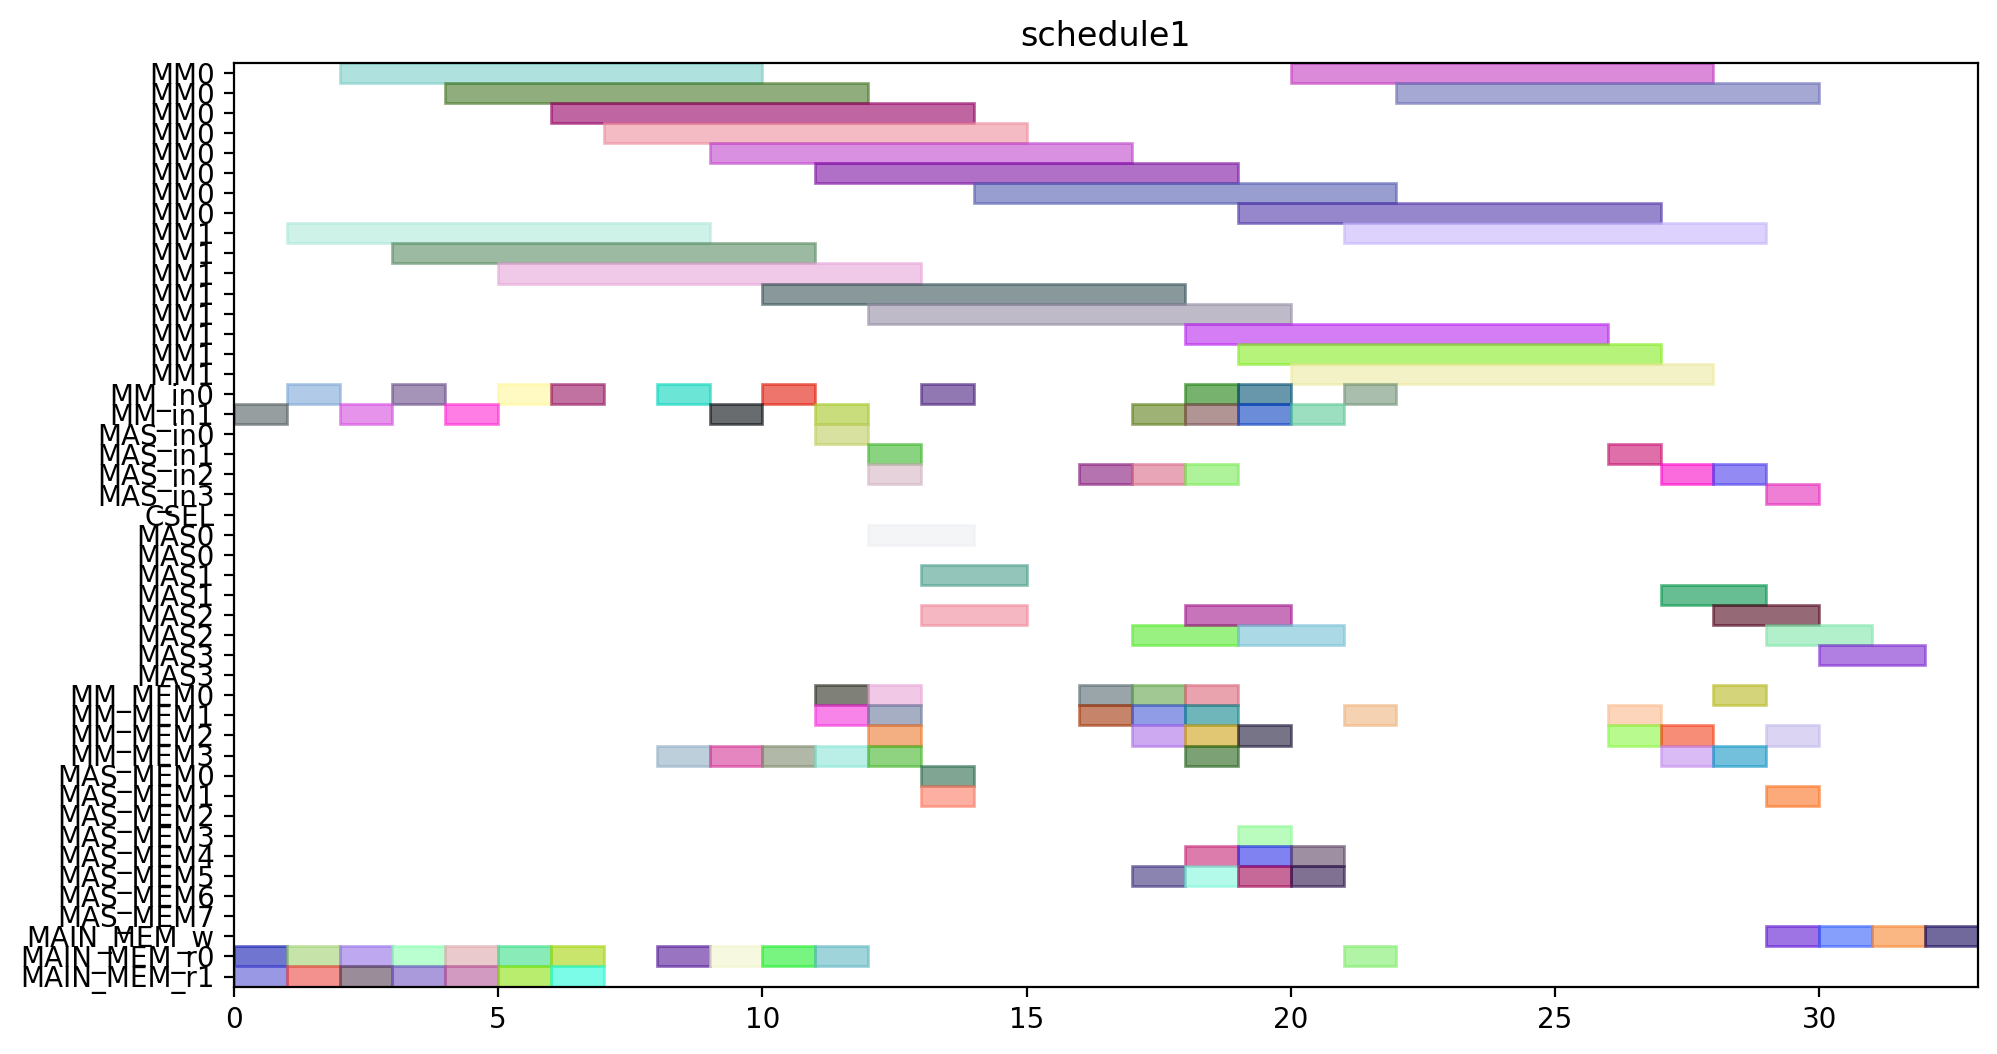

The Python source for this figure:
from pyschedule import Scenario, solvers, plotters, alt


def solve():
	horizon = 153
	S = Scenario("schedule1", horizon=horizon)

	# resource
	MM = S.Resources('MM', num=2, size=8)
	MM_in = S.Resources('MM_in', num=2)
	MAS_in = S.Resources('MAS_in', num=4)
	CSEL = S.Resource('CSEL')
	MAS = S.Resources('MAS', num=4, size=2, periods=range(1, horizon))
	MM_MEM = S.Resources('MM_MEM', num=4)
	MAS_MEM = S.Resources('MAS_MEM', num=8)
	MAIN_MEM_w = S.Resource('MAIN_MEM_w', size=1)
	MAIN_MEM_r = S.Resources('MAIN_MEM_r', num=2)

	# result of previous scheduling
	T4_in = S.Task('T4_in', length=1, delay_cost=1)
	S += T4_in >= 1
	T4_in += MM_in[0]

	T4_mem0 = S.Task('T4_mem0', length=1, delay_cost=1)
	S += T4_mem0 >= 1
	T4_mem0 += MAIN_MEM_r[0]

	T4_mem1 = S.Task('T4_mem1', length=1, delay_cost=1)
	S += T4_mem1 >= 1
	T4_mem1 += MAIN_MEM_r[1]

	T4 = S.Task('T4', length=8, delay_cost=1)
	S += T4 >= 2
	T4 += MM[0]

	T5_in = S.Task('T5_in', length=1, delay_cost=1)
	S += T5_in >= 5
	T5_in += MM_in[0]

	T5_mem0 = S.Task('T5_mem0', length=1, delay_cost=1)
	S += T5_mem0 >= 5
	T5_mem0 += MAIN_MEM_r[0]

	T5_mem1 = S.Task('T5_mem1', length=1, delay_cost=1)
	S += T5_mem1 >= 5
	T5_mem1 += MAIN_MEM_r[1]

	T5 = S.Task('T5', length=8, delay_cost=1)
	S += T5 >= 6
	T5 += MM[0]

	T6_in = S.Task('T6_in', length=1, delay_cost=1)
	S += T6_in >= 6
	T6_in += MM_in[0]

	T6_mem0 = S.Task('T6_mem0', length=1, delay_cost=1)
	S += T6_mem0 >= 6
	T6_mem0 += MAIN_MEM_r[0]

	T6_mem1 = S.Task('T6_mem1', length=1, delay_cost=1)
	S += T6_mem1 >= 6
	T6_mem1 += MAIN_MEM_r[1]

	T6 = S.Task('T6', length=8, delay_cost=1)
	S += T6 >= 7
	T6 += MM[0]

	T9_in = S.Task('T9_in', length=1, delay_cost=1)
	S += T9_in >= 8
	T9_in += MM_in[0]

	T9_mem0 = S.Task('T9_mem0', length=1, delay_cost=1)
	S += T9_mem0 >= 8
	T9_mem0 += MAIN_MEM_r[0]

	T9_mem1 = S.Task('T9_mem1', length=1, delay_cost=1)
	S += T9_mem1 >= 8
	T9_mem1 += MM_MEM[3]

	T8_in = S.Task('T8_in', length=1, delay_cost=1)
	S += T8_in >= 9
	T8_in += MM_in[1]

	T8_mem0 = S.Task('T8_mem0', length=1, delay_cost=1)
	S += T8_mem0 >= 9
	T8_mem0 += MAIN_MEM_r[0]

	T8_mem1 = S.Task('T8_mem1', length=1, delay_cost=1)
	S += T8_mem1 >= 9
	T8_mem1 += MM_MEM[3]

	T9 = S.Task('T9', length=8, delay_cost=1)
	S += T9 >= 9
	T9 += MM[0]

	T8 = S.Task('T8', length=8, delay_cost=1)
	S += T8 >= 10
	T8 += MM[1]

	Z2_new_in = S.Task('Z2_new_in', length=1, delay_cost=1)
	S += Z2_new_in >= 21
	Z2_new_in += MM_in[0]

	Z2_new_mem0 = S.Task('Z2_new_mem0', length=1, delay_cost=1)
	S += Z2_new_mem0 >= 21
	Z2_new_mem0 += MAIN_MEM_r[0]

	Z2_new_mem1 = S.Task('Z2_new_mem1', length=1, delay_cost=1)
	S += Z2_new_mem1 >= 21
	Z2_new_mem1 += MM_MEM[1]

	Z2_new = S.Task('Z2_new', length=8, delay_cost=1)
	S += Z2_new >= 22
	Z2_new += MM[0]

	X1_new_in = S.Task('X1_new_in', length=1, delay_cost=1)
	S += X1_new_in >= 26
	X1_new_in += MAS_in[1]

	X1_new_mem0 = S.Task('X1_new_mem0', length=1, delay_cost=1)
	S += X1_new_mem0 >= 26
	X1_new_mem0 += MM_MEM[2]

	X1_new_mem1 = S.Task('X1_new_mem1', length=1, delay_cost=1)
	S += X1_new_mem1 >= 26
	X1_new_mem1 += MM_MEM[1]

	X1_new = S.Task('X1_new', length=2, delay_cost=1)
	S += X1_new >= 27
	X1_new += MAS[1]

	X2_new_in = S.Task('X2_new_in', length=1, delay_cost=1)
	S += X2_new_in >= 28
	X2_new_in += MAS_in[2]

	X2_new_mem0 = S.Task('X2_new_mem0', length=1, delay_cost=1)
	S += X2_new_mem0 >= 28
	X2_new_mem0 += MM_MEM[0]

	X2_new_mem1 = S.Task('X2_new_mem1', length=1, delay_cost=1)
	S += X2_new_mem1 >= 28
	X2_new_mem1 += MM_MEM[3]

	X1_new_w = S.Task('X1_new_w', length=1, delay_cost=1)
	S += X1_new_w >= 29
	X1_new_w += MAIN_MEM_w

	X2_new = S.Task('X2_new', length=2, delay_cost=1)
	S += X2_new >= 29
	X2_new += MAS[2]

	Z1_new_in = S.Task('Z1_new_in', length=1, delay_cost=1)
	S += Z1_new_in >= 29
	Z1_new_in += MAS_in[3]

	Z1_new_mem0 = S.Task('Z1_new_mem0', length=1, delay_cost=1)
	S += Z1_new_mem0 >= 29
	Z1_new_mem0 += MM_MEM[2]

	Z1_new_mem1 = S.Task('Z1_new_mem1', length=1, delay_cost=1)
	S += Z1_new_mem1 >= 29
	Z1_new_mem1 += MAS_MEM[1]

	Z1_new = S.Task('Z1_new', length=2, delay_cost=1)
	S += Z1_new >= 30
	Z1_new += MAS[3]

	Z2_new_w = S.Task('Z2_new_w', length=1, delay_cost=1)
	S += Z2_new_w >= 30
	Z2_new_w += MAIN_MEM_w

	X2_new_w = S.Task('X2_new_w', length=1, delay_cost=1)
	S += X2_new_w >= 31
	X2_new_w += MAIN_MEM_w

	Z1_new_w = S.Task('Z1_new_w', length=1, delay_cost=1)
	S += Z1_new_w >= 32
	Z1_new_w += MAIN_MEM_w


	# new tasks
	T1 = S.Task('T1', length=8, delay_cost=1)
	T1 += alt(MM)
	T1_in = S.Task('T1_in', length=1, delay_cost=1)
	T1_in += alt(MM_in)
	S += T1_in*MM_in[0]<=T1*MM[0]
	S += T1_in*MM_in[1]<=T1*MM[1]
	S += T1<9

	T1_mem0 = S.Task('T1_mem0', length=1, delay_cost=1)
	T1_mem0 += MAIN_MEM_r[0]
	S += T1_mem0 <= T1

	T1_mem1 = S.Task('T1_mem1', length=1, delay_cost=1)
	T1_mem1 += MAIN_MEM_r[1]
	S += T1_mem1 <= T1

	T2 = S.Task('T2', length=8, delay_cost=1)
	T2 += alt(MM)
	T2_in = S.Task('T2_in', length=1, delay_cost=1)
	T2_in += alt(MM_in)
	S += T2_in*MM_in[0]<=T2*MM[0]
	S += T2_in*MM_in[1]<=T2*MM[1]
	S += T2<12

	T2_mem0 = S.Task('T2_mem0', length=1, delay_cost=1)
	T2_mem0 += MAIN_MEM_r[0]
	S += T2_mem0 <= T2

	T2_mem1 = S.Task('T2_mem1', length=1, delay_cost=1)
	T2_mem1 += MAIN_MEM_r[1]
	S += T2_mem1 <= T2

	T3 = S.Task('T3', length=8, delay_cost=1)
	T3 += alt(MM)
	T3_in = S.Task('T3_in', length=1, delay_cost=1)
	T3_in += alt(MM_in)
	S += T3_in*MM_in[0]<=T3*MM[0]
	S += T3_in*MM_in[1]<=T3*MM[1]
	S += T3<11

	T3_mem0 = S.Task('T3_mem0', length=1, delay_cost=1)
	T3_mem0 += MAIN_MEM_r[0]
	S += T3_mem0 <= T3

	T3_mem1 = S.Task('T3_mem1', length=1, delay_cost=1)
	T3_mem1 += MAIN_MEM_r[1]
	S += T3_mem1 <= T3

	T7 = S.Task('T7', length=8, delay_cost=1)
	T7 += alt(MM)
	T7_in = S.Task('T7_in', length=1, delay_cost=1)
	T7_in += alt(MM_in)
	S += T7_in*MM_in[0]<=T7*MM[0]
	S += T7_in*MM_in[1]<=T7*MM[1]
	S += T7<1000

	T7_mem0 = S.Task('T7_mem0', length=1, delay_cost=1)
	T7_mem0 += MAIN_MEM_r[0]
	S += T7_mem0 <= T7

	T7_mem1 = S.Task('T7_mem1', length=1, delay_cost=1)
	T7_mem1 += MAIN_MEM_r[1]
	S += T7_mem1 <= T7

	T10 = S.Task('T10', length=8, delay_cost=1)
	T10 += alt(MM)
	T10_in = S.Task('T10_in', length=1, delay_cost=1)
	T10_in += alt(MM_in)
	S += T10_in*MM_in[0]<=T10*MM[0]
	S += T10_in*MM_in[1]<=T10*MM[1]
	S += T10<19

	T10_mem0 = S.Task('T10_mem0', length=1, delay_cost=1)
	T10_mem0 += MAIN_MEM_r[0]
	S += T10_mem0 <= T10

	T10_mem1 = S.Task('T10_mem1', length=1, delay_cost=1)
	T10_mem1 += alt(MM_MEM)
	S += (T3*MM[0])-1 < T10_mem1*MM_MEM[1]
	S += (T3*MM[1])-1 < T10_mem1*MM_MEM[3]
	S += T10_mem1 <= T10

	T11 = S.Task('T11', length=8, delay_cost=1)
	T11 += alt(MM)
	T11_in = S.Task('T11_in', length=1, delay_cost=1)
	T11_in += alt(MM_in)
	S += T11_in*MM_in[0]<=T11*MM[0]
	S += T11_in*MM_in[1]<=T11*MM[1]
	S += T11<1000

	T11_mem0 = S.Task('T11_mem0', length=1, delay_cost=1)
	T11_mem0 += MAIN_MEM_r[0]
	S += T11_mem0 <= T11

	T11_mem1 = S.Task('T11_mem1', length=1, delay_cost=1)
	T11_mem1 += alt(MM_MEM)
	S += (T3*MM[0])-1 < T11_mem1*MM_MEM[1]
	S += (T3*MM[1])-1 < T11_mem1*MM_MEM[3]
	S += T11_mem1 <= T11

	T12 = S.Task('T12', length=2, delay_cost=1)
	T12 += alt(MAS)
	T12_in = S.Task('T12_in', length=1, delay_cost=1)
	T12_in += alt(MAS_in)
	S += T12_in*MAS_in[0]<=T12*MAS[0]

	S += T12_in*MAS_in[1]<=T12*MAS[1]

	S += T12_in*MAS_in[2]<=T12*MAS[2]

	S += T12_in*MAS_in[3]<=T12*MAS[3]

	S += T12<1000

	T12_mem0 = S.Task('T12_mem0', length=1, delay_cost=1)
	T12_mem0 += MM_MEM[0]
	S += 9 < T12_mem0
	S += T12_mem0 <= T12

	T12_mem1 = S.Task('T12_mem1', length=1, delay_cost=1)
	T12_mem1 += alt(MM_MEM)
	S += (T2*MM[0])-1 < T12_mem1*MM_MEM[1]
	S += (T2*MM[1])-1 < T12_mem1*MM_MEM[3]
	S += T12_mem1 <= T12

	T13 = S.Task('T13', length=2, delay_cost=1)
	T13 += alt(MAS)
	T13_in = S.Task('T13_in', length=1, delay_cost=1)
	T13_in += alt(MAS_in)
	S += T13_in*MAS_in[0]<=T13*MAS[0]

	S += T13_in*MAS_in[1]<=T13*MAS[1]

	S += T13_in*MAS_in[2]<=T13*MAS[2]

	S += T13_in*MAS_in[3]<=T13*MAS[3]

	S += T13<14

	T13_mem0 = S.Task('T13_mem0', length=1, delay_cost=1)
	T13_mem0 += MM_MEM[0]
	S += 9 < T13_mem0
	S += T13_mem0 <= T13

	T13_mem1 = S.Task('T13_mem1', length=1, delay_cost=1)
	T13_mem1 += alt(MM_MEM)
	S += (T2*MM[0])-1 < T13_mem1*MM_MEM[1]
	S += (T2*MM[1])-1 < T13_mem1*MM_MEM[3]
	S += T13_mem1 <= T13

	T15 = S.Task('T15', length=2, delay_cost=1)
	T15 += alt(MAS)
	T15_in = S.Task('T15_in', length=1, delay_cost=1)
	T15_in += alt(MAS_in)
	S += T15_in*MAS_in[0]<=T15*MAS[0]

	S += T15_in*MAS_in[1]<=T15*MAS[1]

	S += T15_in*MAS_in[2]<=T15*MAS[2]

	S += T15_in*MAS_in[3]<=T15*MAS[3]

	S += T15<19

	T15_mem0 = S.Task('T15_mem0', length=1, delay_cost=1)
	T15_mem0 += alt(MM_MEM)
	S += (T7*MM[0])-1 < T15_mem0*MM_MEM[0]
	S += (T7*MM[1])-1 < T15_mem0*MM_MEM[2]
	S += T15_mem0 <= T15

	T15_mem1 = S.Task('T15_mem1', length=1, delay_cost=1)
	T15_mem1 += alt(MM_MEM)
	S += (T7*MM[0])-1 < T15_mem1*MM_MEM[1]
	S += (T7*MM[1])-1 < T15_mem1*MM_MEM[3]
	S += T15_mem1 <= T15

	T14 = S.Task('T14', length=8, delay_cost=1)
	T14 += alt(MM)
	T14_in = S.Task('T14_in', length=1, delay_cost=1)
	T14_in += alt(MM_in)
	S += T14_in*MM_in[0]<=T14*MM[0]
	S += T14_in*MM_in[1]<=T14*MM[1]
	S += T14<22

	T14_mem0 = S.Task('T14_mem0', length=1, delay_cost=1)
	T14_mem0 += alt(MAS_MEM)
	S += (T13*MAS[0])-1 < T14_mem0*MAS_MEM[0]
	S += (T13*MAS[1])-1 < T14_mem0*MAS_MEM[2]
	S += (T13*MAS[2])-1 < T14_mem0*MAS_MEM[4]
	S += (T13*MAS[3])-1 < T14_mem0*MAS_MEM[6]
	S += T14_mem0 <= T14

	T14_mem1 = S.Task('T14_mem1', length=1, delay_cost=1)
	T14_mem1 += alt(MAS_MEM)
	S += (T13*MAS[0])-1 < T14_mem1*MAS_MEM[1]
	S += (T13*MAS[1])-1 < T14_mem1*MAS_MEM[3]
	S += (T13*MAS[2])-1 < T14_mem1*MAS_MEM[5]
	S += (T13*MAS[3])-1 < T14_mem1*MAS_MEM[7]
	S += T14_mem1 <= T14

	T16 = S.Task('T16', length=8, delay_cost=1)
	T16 += alt(MM)
	T16_in = S.Task('T16_in', length=1, delay_cost=1)
	T16_in += alt(MM_in)
	S += T16_in*MM_in[0]<=T16*MM[0]
	S += T16_in*MM_in[1]<=T16*MM[1]
	S += T16<30

	T16_mem0 = S.Task('T16_mem0', length=1, delay_cost=1)
	T16_mem0 += alt(MM_MEM)
	S += (T1*MM[0])-1 < T16_mem0*MM_MEM[0]
	S += (T1*MM[1])-1 < T16_mem0*MM_MEM[2]
	S += T16_mem0 <= T16

	T16_mem1 = S.Task('T16_mem1', length=1, delay_cost=1)
	T16_mem1 += MM_MEM[3]
	S += 17 < T16_mem1
	S += T16_mem1 <= T16

	T17 = S.Task('T17', length=8, delay_cost=1)
	T17 += alt(MM)
	T17_in = S.Task('T17_in', length=1, delay_cost=1)
	T17_in += alt(MM_in)
	S += T17_in*MM_in[0]<=T17*MM[0]
	S += T17_in*MM_in[1]<=T17*MM[1]
	S += T17<27

	T17_mem0 = S.Task('T17_mem0', length=1, delay_cost=1)
	T17_mem0 += MM_MEM[2]
	S += 17 < T17_mem0
	S += T17_mem0 <= T17

	T17_mem1 = S.Task('T17_mem1', length=1, delay_cost=1)
	T17_mem1 += alt(MAS_MEM)
	S += (T15*MAS[0])-1 < T17_mem1*MAS_MEM[1]
	S += (T15*MAS[1])-1 < T17_mem1*MAS_MEM[3]
	S += (T15*MAS[2])-1 < T17_mem1*MAS_MEM[5]
	S += (T15*MAS[3])-1 < T17_mem1*MAS_MEM[7]
	S += T17_mem1 <= T17

	T18 = S.Task('T18', length=2, delay_cost=1)
	T18 += alt(MAS)
	T18_in = S.Task('T18_in', length=1, delay_cost=1)
	T18_in += alt(MAS_in)
	S += T18_in*MAS_in[0]<=T18*MAS[0]

	S += T18_in*MAS_in[1]<=T18*MAS[1]

	S += T18_in*MAS_in[2]<=T18*MAS[2]

	S += T18_in*MAS_in[3]<=T18*MAS[3]

	S += T18<20

	T18_mem0 = S.Task('T18_mem0', length=1, delay_cost=1)
	T18_mem0 += MM_MEM[0]
	S += 13 < T18_mem0
	S += T18_mem0 <= T18

	T18_mem1 = S.Task('T18_mem1', length=1, delay_cost=1)
	T18_mem1 += MM_MEM[1]
	S += 16 < T18_mem1
	S += T18_mem1 <= T18

	T19 = S.Task('T19', length=2, delay_cost=1)
	T19 += alt(MAS)
	T19_in = S.Task('T19_in', length=1, delay_cost=1)
	T19_in += alt(MAS_in)
	S += T19_in*MAS_in[0]<=T19*MAS[0]

	S += T19_in*MAS_in[1]<=T19*MAS[1]

	S += T19_in*MAS_in[2]<=T19*MAS[2]

	S += T19_in*MAS_in[3]<=T19*MAS[3]

	S += T19<19

	T19_mem0 = S.Task('T19_mem0', length=1, delay_cost=1)
	T19_mem0 += MM_MEM[0]
	S += 13 < T19_mem0
	S += T19_mem0 <= T19

	T19_mem1 = S.Task('T19_mem1', length=1, delay_cost=1)
	T19_mem1 += MM_MEM[1]
	S += 16 < T19_mem1
	S += T19_mem1 <= T19

	T21 = S.Task('T21', length=2, delay_cost=1)
	T21 += alt(MAS)
	T21_in = S.Task('T21_in', length=1, delay_cost=1)
	T21_in += alt(MAS_in)
	S += T21_in*MAS_in[0]<=T21*MAS[0]

	S += T21_in*MAS_in[1]<=T21*MAS[1]

	S += T21_in*MAS_in[2]<=T21*MAS[2]

	S += T21_in*MAS_in[3]<=T21*MAS[3]

	S += T21<21

	T21_mem0 = S.Task('T21_mem0', length=1, delay_cost=1)
	T21_mem0 += MM_MEM[0]
	S += 14 < T21_mem0
	S += T21_mem0 <= T21

	T21_mem1 = S.Task('T21_mem1', length=1, delay_cost=1)
	T21_mem1 += alt(MM_MEM)
	S += (T10*MM[0])-1 < T21_mem1*MM_MEM[1]
	S += (T10*MM[1])-1 < T21_mem1*MM_MEM[3]
	S += T21_mem1 <= T21

	T24 = S.Task('T24', length=8, delay_cost=1)
	T24 += alt(MM)
	T24_in = S.Task('T24_in', length=1, delay_cost=1)
	T24_in += alt(MM_in)
	S += T24_in*MM_in[0]<=T24*MM[0]
	S += T24_in*MM_in[1]<=T24*MM[1]
	S += T24<29

	T24_mem0 = S.Task('T24_mem0', length=1, delay_cost=1)
	T24_mem0 += alt(MM_MEM)
	S += (T11*MM[0])-1 < T24_mem0*MM_MEM[0]
	S += (T11*MM[1])-1 < T24_mem0*MM_MEM[2]
	S += T24_mem0 <= T24

	T24_mem1 = S.Task('T24_mem1', length=1, delay_cost=1)
	T24_mem1 += alt(MAS_MEM)
	S += (T12*MAS[0])-1 < T24_mem1*MAS_MEM[1]
	S += (T12*MAS[1])-1 < T24_mem1*MAS_MEM[3]
	S += (T12*MAS[2])-1 < T24_mem1*MAS_MEM[5]
	S += (T12*MAS[3])-1 < T24_mem1*MAS_MEM[7]
	S += T24_mem1 <= T24

	T20 = S.Task('T20', length=8, delay_cost=1)
	T20 += alt(MM)
	T20_in = S.Task('T20_in', length=1, delay_cost=1)
	T20_in += alt(MM_in)
	S += T20_in*MM_in[0]<=T20*MM[0]
	S += T20_in*MM_in[1]<=T20*MM[1]
	S += T20<28

	T20_mem0 = S.Task('T20_mem0', length=1, delay_cost=1)
	T20_mem0 += alt(MAS_MEM)
	S += (T15*MAS[0])-1 < T20_mem0*MAS_MEM[0]
	S += (T15*MAS[1])-1 < T20_mem0*MAS_MEM[2]
	S += (T15*MAS[2])-1 < T20_mem0*MAS_MEM[4]
	S += (T15*MAS[3])-1 < T20_mem0*MAS_MEM[6]
	S += T20_mem0 <= T20

	T20_mem1 = S.Task('T20_mem1', length=1, delay_cost=1)
	T20_mem1 += alt(MAS_MEM)
	S += (T18*MAS[0])-1 < T20_mem1*MAS_MEM[1]
	S += (T18*MAS[1])-1 < T20_mem1*MAS_MEM[3]
	S += (T18*MAS[2])-1 < T20_mem1*MAS_MEM[5]
	S += (T18*MAS[3])-1 < T20_mem1*MAS_MEM[7]
	S += T20_mem1 <= T20

	T22 = S.Task('T22', length=8, delay_cost=1)
	T22 += alt(MM)
	T22_in = S.Task('T22_in', length=1, delay_cost=1)
	T22_in += alt(MM_in)
	S += T22_in*MM_in[0]<=T22*MM[0]
	S += T22_in*MM_in[1]<=T22*MM[1]
	S += T22<29

	T22_mem0 = S.Task('T22_mem0', length=1, delay_cost=1)
	T22_mem0 += alt(MAS_MEM)
	S += (T21*MAS[0])-1 < T22_mem0*MAS_MEM[0]
	S += (T21*MAS[1])-1 < T22_mem0*MAS_MEM[2]
	S += (T21*MAS[2])-1 < T22_mem0*MAS_MEM[4]
	S += (T21*MAS[3])-1 < T22_mem0*MAS_MEM[6]
	S += T22_mem0 <= T22

	T22_mem1 = S.Task('T22_mem1', length=1, delay_cost=1)
	T22_mem1 += alt(MAS_MEM)
	S += (T21*MAS[0])-1 < T22_mem1*MAS_MEM[1]
	S += (T21*MAS[1])-1 < T22_mem1*MAS_MEM[3]
	S += (T21*MAS[2])-1 < T22_mem1*MAS_MEM[5]
	S += (T21*MAS[3])-1 < T22_mem1*MAS_MEM[7]
	S += T22_mem1 <= T22

	T23 = S.Task('T23', length=8, delay_cost=1)
	T23 += alt(MM)
	T23_in = S.Task('T23_in', length=1, delay_cost=1)
	T23_in += alt(MM_in)
	S += T23_in*MM_in[0]<=T23*MM[0]
	S += T23_in*MM_in[1]<=T23*MM[1]
	S += T23<27

	T23_mem0 = S.Task('T23_mem0', length=1, delay_cost=1)
	T23_mem0 += alt(MAS_MEM)
	S += (T19*MAS[0])-1 < T23_mem0*MAS_MEM[0]
	S += (T19*MAS[1])-1 < T23_mem0*MAS_MEM[2]
	S += (T19*MAS[2])-1 < T23_mem0*MAS_MEM[4]
	S += (T19*MAS[3])-1 < T23_mem0*MAS_MEM[6]
	S += T23_mem0 <= T23

	T23_mem1 = S.Task('T23_mem1', length=1, delay_cost=1)
	T23_mem1 += alt(MAS_MEM)
	S += (T19*MAS[0])-1 < T23_mem1*MAS_MEM[1]
	S += (T19*MAS[1])-1 < T23_mem1*MAS_MEM[3]
	S += (T19*MAS[2])-1 < T23_mem1*MAS_MEM[5]
	S += (T19*MAS[3])-1 < T23_mem1*MAS_MEM[7]
	S += T23_mem1 <= T23

	T25 = S.Task('T25', length=2, delay_cost=1)
	T25 += alt(MAS)
	T25_in = S.Task('T25_in', length=1, delay_cost=1)
	T25_in += alt(MAS_in)
	S += T25_in*MAS_in[0]<=T25*MAS[0]

	S += T25_in*MAS_in[1]<=T25*MAS[1]

	S += T25_in*MAS_in[2]<=T25*MAS[2]

	S += T25_in*MAS_in[3]<=T25*MAS[3]

	S += T25<30

	T25_mem0 = S.Task('T25_mem0', length=1, delay_cost=1)
	T25_mem0 += alt(MM_MEM)
	S += (T20*MM[0])-1 < T25_mem0*MM_MEM[0]
	S += (T20*MM[1])-1 < T25_mem0*MM_MEM[2]
	S += T25_mem0 <= T25

	T25_mem1 = S.Task('T25_mem1', length=1, delay_cost=1)
	T25_mem1 += alt(MM_MEM)
	S += (T20*MM[0])-1 < T25_mem1*MM_MEM[1]
	S += (T20*MM[1])-1 < T25_mem1*MM_MEM[3]
	S += T25_mem1 <= T25

	solvers.mip.solve(S,msg=1,kind='CPLEX',ratio_gap=1.01)

	solution = [['hoge']*len(S.solution()[1]) for i in range(len(S.solution()))]
	for i in range(len(S.solution())):
		for j in range(len(S.solution()[i])):
			solution[i][j]=str(S.solution()[i][j])
	print(solution)

	cycles = int(solution[-1][3])

	pic_file_name = "/mnt/rose/usr1/fukuda/ABE/multiRAM_multiMAS_16mux/scheduling_result/stage8MM2_stage2MAS4/EP_LADDERMUL/schedule1.png"
	if(S.solution() != []):
		plotters.matplotlib.plot(S,img_filename=pic_file_name, show_task_labels=False, fig_size=(cycles*0.25+3, 6))

	return solution
